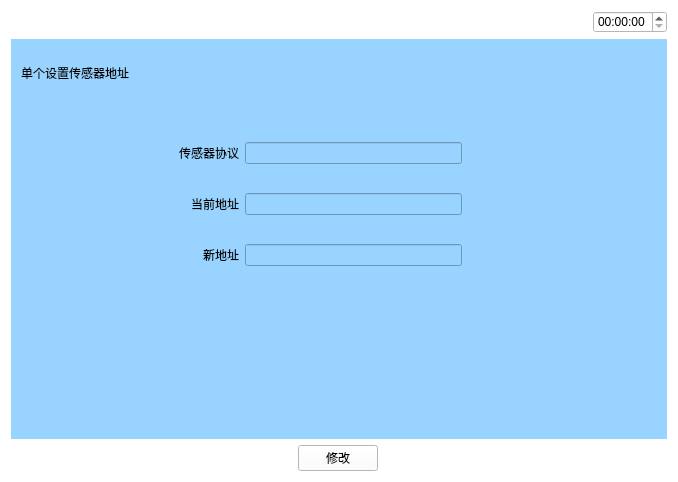
<?xml version="1.0" encoding="UTF-8"?>
<ui version="4.0">
 <class>Shezhi</class>
 <widget class="QWidget" name="Shezhi">
  <property name="geometry">
   <rect>
    <x>0</x>
    <y>0</y>
    <width>678</width>
    <height>482</height>
   </rect>
  </property>
  <property name="windowTitle">
   <string>Form</string>
  </property>
  <property name="styleSheet">
   <string notr="true">background-color: rgb(255, 255, 255);</string>
  </property>
  <layout class="QVBoxLayout" name="verticalLayout_2" stretch="1,5,1">
   <item>
    <layout class="QHBoxLayout" name="horizontalLayout_5">
     <item>
      <widget class="QPushButton" name="pushButton">
       <property name="text">
        <string/>
       </property>
       <property name="icon">
        <iconset resource="myimages.qrc">
         <normaloff>:/image/images/4g.png</normaloff>:/image/images/4g.png</iconset>
       </property>
       <property name="flat">
        <bool>true</bool>
       </property>
      </widget>
     </item>
     <item>
      <widget class="QPushButton" name="pushButton_2">
       <property name="text">
        <string/>
       </property>
       <property name="icon">
        <iconset resource="myimages.qrc">
         <normaloff>:/image/images/wireless.svg</normaloff>:/image/images/wireless.svg</iconset>
       </property>
       <property name="flat">
        <bool>true</bool>
       </property>
      </widget>
     </item>
     <item>
      <widget class="QPushButton" name="pushButton_3">
       <property name="text">
        <string/>
       </property>
       <property name="icon">
        <iconset resource="myimages.qrc">
         <normaloff>:/image/images/bl.svg</normaloff>:/image/images/bl.svg</iconset>
       </property>
       <property name="flat">
        <bool>true</bool>
       </property>
      </widget>
     </item>
     <item>
      <widget class="QPushButton" name="pushButton_4">
       <property name="text">
        <string/>
       </property>
       <property name="icon">
        <iconset resource="myimages.qrc">
         <normaloff>:/image/images/locate.svg</normaloff>:/image/images/locate.svg</iconset>
       </property>
       <property name="flat">
        <bool>true</bool>
       </property>
      </widget>
     </item>
     <item>
      <spacer name="horizontalSpacer_4">
       <property name="orientation">
        <enum>Qt::Horizontal</enum>
       </property>
       <property name="sizeHint" stdset="0">
        <size>
         <width>40</width>
         <height>20</height>
        </size>
       </property>
      </spacer>
     </item>
     <item>
      <widget class="QTimeEdit" name="timeEdit_2"/>
     </item>
    </layout>
   </item>
   <item>
    <widget class="QWidget" name="widget" native="true">
     <property name="sizePolicy">
      <sizepolicy hsizetype="Preferred" vsizetype="Preferred">
       <horstretch>0</horstretch>
       <verstretch>0</verstretch>
      </sizepolicy>
     </property>
     <property name="contextMenuPolicy">
      <enum>Qt::DefaultContextMenu</enum>
     </property>
     <property name="styleSheet">
      <string notr="true">background-color: rgb(153, 211, 255);</string>
     </property>
     <widget class="QLabel" name="label">
      <property name="geometry">
       <rect>
        <x>10</x>
        <y>20</y>
        <width>171</width>
        <height>27</height>
       </rect>
      </property>
      <property name="text">
       <string>单个设置传感器地址</string>
      </property>
     </widget>
     <widget class="QWidget" name="layoutWidget">
      <property name="geometry">
       <rect>
        <x>120</x>
        <y>80</y>
        <width>331</width>
        <height>171</height>
       </rect>
      </property>
      <layout class="QVBoxLayout" name="verticalLayout">
       <item>
        <layout class="QHBoxLayout" name="horizontalLayout" stretch="1,2">
         <item>
          <widget class="QLabel" name="label_3">
           <property name="text">
            <string>传感器协议</string>
           </property>
           <property name="alignment">
            <set>Qt::AlignRight|Qt::AlignTrailing|Qt::AlignVCenter</set>
           </property>
          </widget>
         </item>
         <item>
          <widget class="QLineEdit" name="lineEdit_state">
           <property name="readOnly">
            <bool>true</bool>
           </property>
          </widget>
         </item>
        </layout>
       </item>
       <item>
        <layout class="QHBoxLayout" name="horizontalLayout_3" stretch="1,2">
         <item>
          <widget class="QLabel" name="label_4">
           <property name="text">
            <string>当前地址</string>
           </property>
           <property name="alignment">
            <set>Qt::AlignRight|Qt::AlignTrailing|Qt::AlignVCenter</set>
           </property>
          </widget>
         </item>
         <item>
          <widget class="QLineEdit" name="lineEdit_address">
           <property name="readOnly">
            <bool>true</bool>
           </property>
          </widget>
         </item>
        </layout>
       </item>
       <item>
        <layout class="QHBoxLayout" name="horizontalLayout_4" stretch="1,2">
         <item>
          <widget class="QLabel" name="label_5">
           <property name="text">
            <string>新地址</string>
           </property>
           <property name="alignment">
            <set>Qt::AlignRight|Qt::AlignTrailing|Qt::AlignVCenter</set>
           </property>
          </widget>
         </item>
         <item>
          <widget class="QLineEdit" name="lineEdit_newAddress"/>
         </item>
        </layout>
       </item>
      </layout>
     </widget>
    </widget>
   </item>
   <item>
    <layout class="QHBoxLayout" name="horizontalLayout_2">
     <item>
      <widget class="QPushButton" name="returnIndex">
       <property name="font">
        <font>
         <family>AR PL UMing TW MBE</family>
        </font>
       </property>
       <property name="styleSheet">
        <string notr="true">border-image: url(:/image/images/index.svg);</string>
       </property>
       <property name="text">
        <string/>
       </property>
       <property name="icon">
        <iconset resource="myimages.qrc">
         <normaloff>:/image/images/index.svg</normaloff>:/image/images/index.svg</iconset>
       </property>
       <property name="iconSize">
        <size>
         <width>40</width>
         <height>40</height>
        </size>
       </property>
       <property name="flat">
        <bool>true</bool>
       </property>
      </widget>
     </item>
     <item>
      <spacer name="horizontalSpacer">
       <property name="orientation">
        <enum>Qt::Horizontal</enum>
       </property>
       <property name="sizeHint" stdset="0">
        <size>
         <width>40</width>
         <height>20</height>
        </size>
       </property>
      </spacer>
     </item>
     <item>
      <widget class="QPushButton" name="updatBtn">
       <property name="text">
        <string>修改</string>
       </property>
      </widget>
     </item>
     <item>
      <spacer name="horizontalSpacer_3">
       <property name="orientation">
        <enum>Qt::Horizontal</enum>
       </property>
       <property name="sizeHint" stdset="0">
        <size>
         <width>40</width>
         <height>20</height>
        </size>
       </property>
      </spacer>
     </item>
     <item>
      <widget class="QPushButton" name="returnPage">
       <property name="text">
        <string/>
       </property>
       <property name="icon">
        <iconset resource="myimages.qrc">
         <normaloff>:/image/images/shangyiye.svg</normaloff>:/image/images/shangyiye.svg</iconset>
       </property>
       <property name="iconSize">
        <size>
         <width>40</width>
         <height>40</height>
        </size>
       </property>
       <property name="flat">
        <bool>true</bool>
       </property>
      </widget>
     </item>
    </layout>
   </item>
  </layout>
 </widget>
 <resources>
  <include location="myimages.qrc"/>
 </resources>
 <connections/>
</ui>
